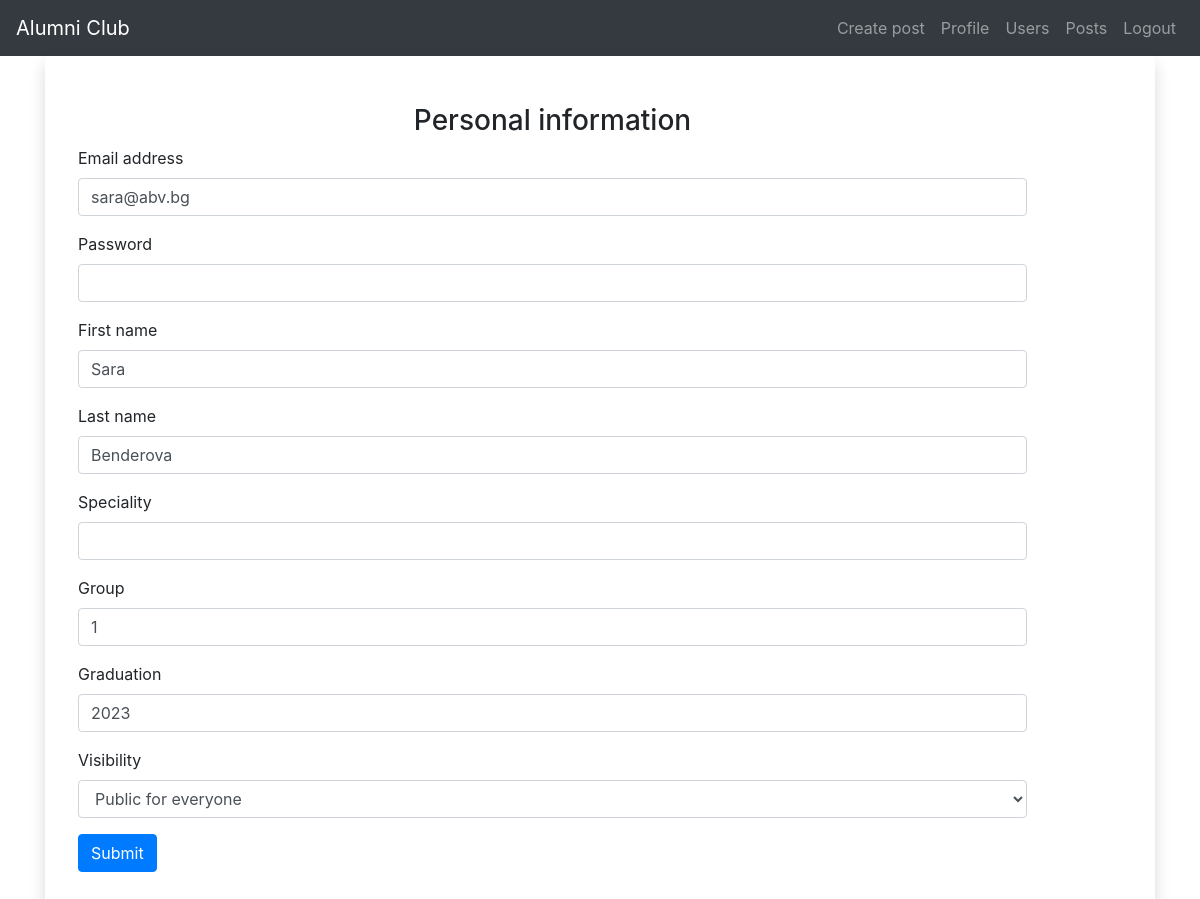
Page /profile.php (signed in) on the committed database.
### tables this page shows
CREATE TABLE `users` (
  `id` int(11) NOT NULL,
  `username` varchar(45) NOT NULL,
  `first_name` varchar(45) NOT NULL,
  `last_name` varchar(45) NOT NULL,
  `specialty` varchar(45) NOT NULL,
  `graduation` year(4) NOT NULL,
  `password` varchar(45) NOT NULL,
  `visibility` varchar(45) DEFAULT NULL,
  `email` varchar(45) DEFAULT NULL,
  `uni_group` int(11) NOT NULL
);

### profile.php (the view, shortened to what this page needs)
<?php
include 'includes/header.php';
$stmt = $pdo->prepare('SELECT * FROM users WHERE username = :username ');
$stmt->execute(['username' => $_SESSION['username']]);
$user = $stmt->fetch();
?>
<div class="container">
  <div class="card border-0 shadow my-11">
    <div class="row">
      <div class="col-11 card-body p-5 amber-text">
      <h3 style="text-align:center">Personal information</h3>
        <form method="POST">
          <div class="form-group">
            <label for="email">Email address</label>
            <input name="email" value="<?php echo $user['email']; ?>" type="email" class="form-control" id="email">
          </div>
          <div class="form-group">
            <label for="password">Password</label>
            <input name="password" type="password" class="form-control" id="password">
          </div>
          <div class="form-group">
            <label for="first_name">First name</label>
            <input name="first_name" value="<?php echo $user['first_name']; ?>" type="text" class="form-control" id="first_name">
          </div>
          <div class="form-group">
            <label for="last_name">Last name</label>
            <input name="last_name" value="<?php echo $user['last_name']; ?>" type="text" class="form-control" id="last_name">
          </div>
          <div class="form-group">
            <label for="speciality">Speciality</label>
            <input name="speciality" type="text" value="<?php echo $user['speciality']; ?>" class="form-control" id="speciality">
          </div>
          <div class="form-group">
            <label for="group">Group</label>
            <input name="group" type="number" min="1" max="8" value="<?php echo $user['uni_group']; ?>" class="form-control" id="group">
          </div>
          <div class="form-group">
            <label for="graduation">Graduation</label>
            <input name="graduation" type="year" value="<?php echo $user['graduation']; ?>" class="form-control" id="graduation">
          </div>
          <div class="form-group">
            <label for="visibility">Visibility</label>
            <select name="visibility" class="form-control my-0 py-1 amber-border">
              <option <?php if ($user['visibility'] == 0) echo 'selected'; ?> value="0">Public for everyone</option>
            </select>
          </div>
          <button type="submit" name="save" class="btn btn-primary">Submit</button>
        </form>
      </div>
    </div>
  </div>
</div>
<?php
include 'includes/footer.php';

### rows in the picture
users: email "sara@abv.bg", first_name "Sara", last_name "Benderova", group "1", graduation "2023", visibility "Public for everyone"
